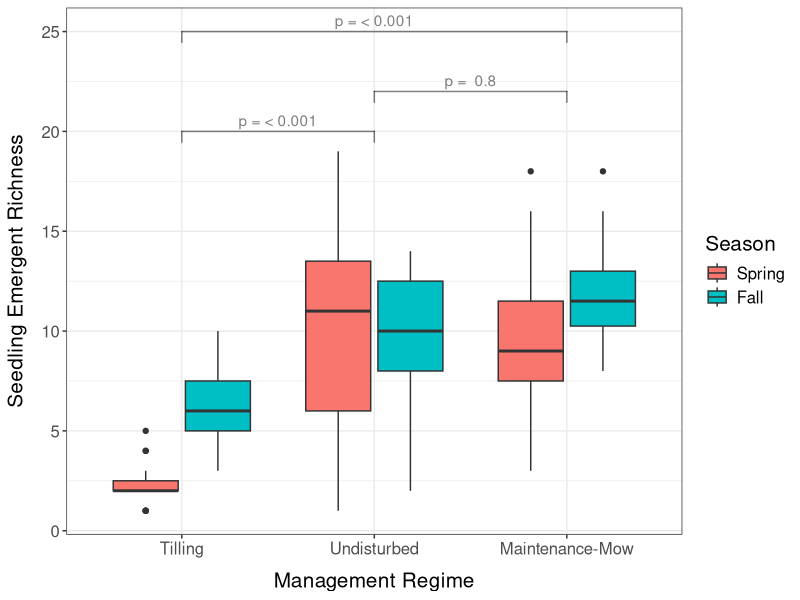
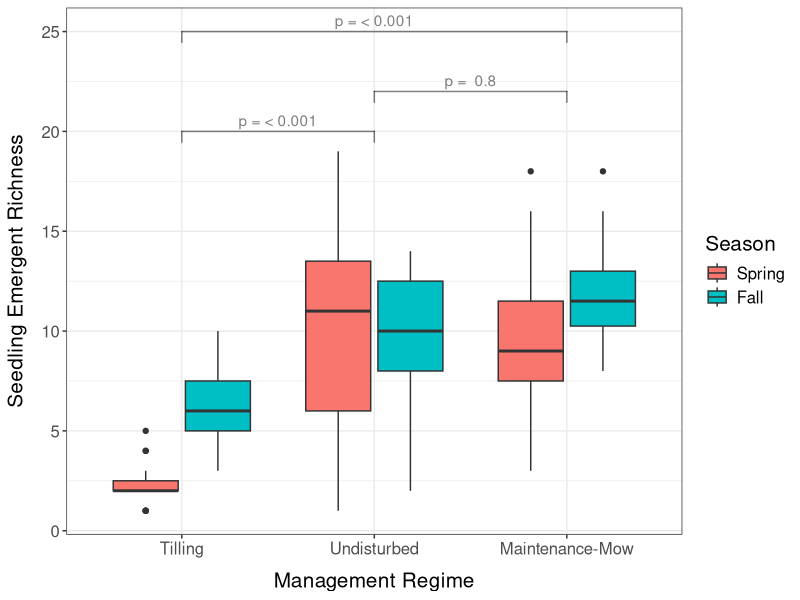

Write R code to recreate these figures, in order.
library(here)     # for creating relative file-paths
library(dplyr)    # for manipulating data
library(ggplot2)  # for visualizing data
library(lme4)     # for running regression models
library(emmeans)  # for doing pairwise comparisons
library(tidyr)    # for tidying data
library(ggsignif) # for visualizing pairwise comparisons

# import ----

spr_sb <- read.csv(
  here("data", "analysis_data", "spring_seedbank.csv"),
  row.names = 1
)

fall_sb <- read.csv(
  here("data", "analysis_data", "fall_seedbank.csv"),
  row.names = 1
)

sb_taxon <- read.csv(
  here("data", "input_data", 
       "seed_bank_taxonomy.csv")
)

# check packaging ----
glimpse(spr_sb)
glimpse(fall_sb)

# clean data ----

sb <- rbind(fall_sb, spr_sb)

# get community-level abundance and species richness
sb_comm <- sb %>%
  group_by(season, site_name, site_code, treatment, plot) %>%
  summarize(
    abund = sum(total_abund, na.rm = TRUE),
    species_richness = dplyr::n_distinct(spp_code)
  ) %>%
  ungroup() %>%
  mutate(
    season = factor(season, levels = c("Spring", "Fall")), 
    treatment = factor(treatment, levels = c("RES", "MOW", "TIL"))
  )

# add zeros to plots with no seed bank info (representing zero germination)
sb_comm_tidy <- sb_comm %>%
  
  # Spring, T2_1, plot 13
  tibble::add_row(
    season = "Spring", 
    site_name = "VICP", 
    site_code = "T2_1",
    treatment = "TIL",
    plot = 13, 
    abund = 0,
    species_richness = 0, 
  ) %>%
  
  # Spring, T2_1, plot 15
  tibble::add_row(
    season = "Spring", 
    site_name = "VICP", 
    site_code = "T2_1",
    treatment = "TIL",
    plot = 15, 
    abund = 0,
    species_richness = 0, 
  ) %>%
  
  # Spring, T2_3, plot 21
  tibble::add_row(
    season = "Spring", 
    site_name = "KENN", 
    site_code = "T2_3",
    treatment = "TIL",
    plot = 21, 
    abund = 0,
    species_richness = 0, 
  ) %>%
  
  # Spring, T2_3, plot 25
  tibble::add_row(
    season = "Spring", 
    site_name = "KENN", 
    site_code = "T2_3",
    treatment = "TIL",
    plot = 25, 
    abund = 0,
    species_richness = 0, 
  ) 

# regression model ----

glmer_richness <- glmer(
  formula = species_richness ~ treatment + season + (1|site_code), 
  family = poisson(link = "log"),
  data = sb_comm
)

# pairwise comparisons ----

rich_emm_trt <- emmeans(
  glmer_richness, 
  "treatment", 
  lmer.df = "satterthwaite"
)

# get summary of comparisons, coefficients, and p-values
pairs_rich_trt <- as.data.frame(pairs(rich_emm_trt))

# obtain p-value for comparison between 
# undisturbed and tilling
pairs_til_res <- pairs_rich_trt %>%
  filter(contrast == "RES - TIL") %>%
  # use p < 0.001 if the p-value is really small 
  mutate(p.value = case_when(
    p.value < 0.001 ~ 0.001)
  ) %>%
  pull(p.value) 

# obtain p-value for comparison between 
# maintenance-mowing and undisturbed
pairs_mow_res <- pairs_rich_trt %>%
  filter(contrast == "RES - MOW") %>%
  pull(p.value) %>%
  signif(digits = 1)

# obtain p-value for comparison between
# maintenance-mowing and tilling
pairs_mow_til <- pairs_rich_trt %>%
  filter(contrast == "MOW - TIL") %>%
  # use p < 0.001 if the p-value is really small 
  mutate(p.value = case_when(
    p.value < 0.001 ~ 0.001)
  ) %>%
  pull(p.value) 

# plot ----

# adjust x-axis labels (i.e., management regimes)
# for readability
sb_data_viz <- sb_comm %>%
  
  mutate(
    treatment = as.character(treatment), 
    treatment = case_when(
      treatment == "MOW" ~ "Maintenance-Mow", 
      treatment == "RES" ~ "Undisturbed",
      treatment == "TIL" ~ "Tilling"
    ), 
    treatment = factor(
      treatment, levels = c("Tilling", "Undisturbed", "Maintenance-Mow")) 
  ) 

(sb_rich_plot <- sb_data_viz %>%
    ggplot(aes(x = treatment, y = species_richness, fill = season)) +
    geom_boxplot() + 
    
    # pairwise significance between tilling and undisturbed
    geom_signif(
      y_position = 20, 
      xmin = 1, 
      xmax = 2, 
      annotation = paste("p = <", as.character(pairs_til_res)),
      alpha = 0.5
    ) + 
    
    # pairwise significance between mowing and undisturbed  
    geom_signif(
      y_position = 22, 
      xmin = 2, 
      xmax = 3, 
      annotation = paste("p = ", as.character(pairs_mow_res)), 
      alpha = 0.5
    ) +   
    
    # pairwise significance between mowing and tilling  
    geom_signif(
      y_position = 25, 
      xmin = 1, 
      xmax = 3, 
      annotation =  paste("p = <", as.character(pairs_mow_til)),
      alpha = 0.5
    ) + 
    
    labs(
      x = "Management Regime", 
      y = "Seedling Emergent Richness"
    ) + 
    
    scale_fill_discrete(name = "Season") + 
    
    theme_bw() + 
    theme(
      axis.title.x = element_text(
        margin = margin(t = 10, r = 0, b = 0, l = 0)
      ),
      axis.title.y = element_text(
        margin = margin(t = 0, r = 10, b = 0, l = 0)
      ),
      text = element_text(size = 15)
    )
)

# save to disk ----

ggsave(
  filename = here("output", "results", "figure-2.svg"), 
  device = "svg", 
  units = "in",
  height = 5, 
  width = 7
)
